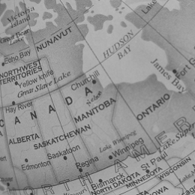
#> input picture Lab-5/Globe.png, 195 x 195 px
$ jupyter execute --allow-errors 'PA(5)_EE21S062.ipynb'   (shell and % lines are left out)   (older library calls are emulated)
#> lines starting #> are read from the running program, lines starting #| are printed output that depends on the picture
[cell 1]
# Importing necessary libraries
import cv2
import numpy as np
import math as m
import random

[cell 2]
from matplotlib import pyplot as plt

[cell 3]
img_globe=cv2.imread("Globe.png",0)
#> img_globe is the input picture: shape (195, 195); min 47, max 185, mean 146.4
img_nautilus=cv2.imread("Nautilus.png",0)

[cell 4]
def window_sizes(sigma):

    w = np.ceil(6*sigma)
    try:

        w[w % 2 == 0]+=1
        return w.astype(np.int)
    except:

        if w % 2 == 0:
            w += 1
        return int(w)

[cell 5]
def zero_pad_image(image, w):

    [x, y] = np.shape(image)

    d = w//2

    zero_padded_image = np.zeros((x+2*d, y+2*d))

    zero_padded_image[d:-d, d:-d] = image
    return zero_padded_image

[cell 6]
def gaussian_kernel(w, sigma):
    d = w//2

    blur_kernel = np.zeros((w, w))
    if w == 1:
        return np.ones((w, w))
    for i in range(w):
        for j in range(w):

            blur_kernel[i, j] = np.exp((-(i-d)**2-(j-d)**2)/(2*(sigma**2)))

    blur_kernel = blur_kernel/np.sum(blur_kernel)
    return blur_kernel

[cell 7]
def get_A_B(N, s_0, s_N_by_2):
    A = s_N_by_2
    B = N**2/(2*np.log(A/s_0))
    return A, B

[cell 8]
def sigma_mat(A, B, N):
    a = np.arange(N)
    # use meshgrid to avoid double for loops
    [x,y] = np.meshgrid(a,a)

    return A*(np.exp(-((x-N/2)**2+(y-N/2)**2)/B))

[cell 9]
def space_variant_blur(image, sigma_matrix):

    [x, y] = np.shape(image)

    assert np.shape(image) == np.shape(sigma_matrix), "sigma matrix and image of different shape"

    w_vals = window_sizes(sigma_matrix)

    max_w = np.max(w_vals)
    pad = max_w//2

    padded_image = zero_pad_image(image, max_w)

    kernels = {}

    final_image = np.zeros_like(padded_image)
    print(f"Performing space-varying blur...")
    for i in range(pad, x+pad):
        for j in range(pad, x+pad):

            sigma = sigma_matrix[i-pad, j-pad]
            intensity = image[i-pad, j-pad]

            if sigma in kernels.keys():
                w, d, kernel = kernels[sigma]

            else:
                w = w_vals[i-pad, j-pad]
                d=w//2
                kernel = gaussian_kernel(w, sigma)
                kernels[sigma] = (w, d, kernel)

            final_image[i-d:i+d+1, j-d:j+d+1] += intensity*kernel

    return final_image[pad:-pad, pad:-pad]

### Question 1

[cell 10]
# read the image
img1 = cv2.imread("Globe.png",0)
# get the image shape
[x, y] = np.shape(img1)
#> x = 195; y = 195
# initial conditions
s_mid = 2.0
s_0 = 0.01
# get A and B values
[A, B] = get_A_B(x, s_0, s_mid)
#> A = 2; B = 3588.4
# form the blur matrix
sigma_matrix = sigma_mat(A, B, x)
# get the blurred image
blurred = space_variant_blur(img1, sigma_matrix)
#> in window_sizes, `w = np.ceil(6*sigma)`:
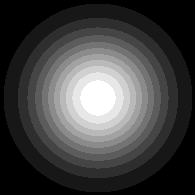
#> w: shape (195, 195) float64; min 1, max 12, mean 3.91; drawn with min black and max white
#> in window_sizes, `return w.astype(np.int)`:
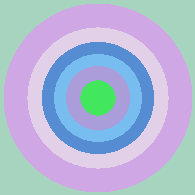
#> returned value: shape (195, 195) int64; 7 distinct labels, from 1 to 13; one colour per label, 0 black
#> in space_variant_blur, `max_w = np.max(w_vals)`: max_w = 13
#> in space_variant_blur, `pad = max_w//2`: pad = 6
#> in zero_pad_image, `zero_padded_image[d:-d, d:-d] = image`:
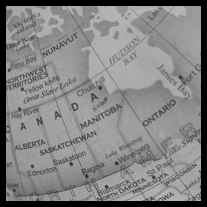
#> zero_padded_image: shape (207, 207) float64; min 0, max 185, mean 129.9

[cell 11]
fig = plt.figure(figsize=(10, 10))
fig.add_subplot(1, 2, 1)
plt.imshow(img_globe,cmap="gray")
fig = plt.figure(figsize=(10, 10))
fig.add_subplot(1, 2, 2)
plt.imshow(blurred,cmap="gray")

### Question 2

#> (a cell that did not finish here is left out)

#> (a cell that did not finish here is left out)

[cell 14]
def convolve2D(image,kernel):

    if kernel.shape==(1,): #Returns the image if sigma=0
        return image

    kernel = np.flipud(np.fliplr(kernel)) #flipping the kernel

    kshape=kernel.shape[0]
    xImgShape = image.shape[0]
    yImgShape = image.shape[1]


    padding=kshape//2 #Calculating extra zeros to pad in the image

    xout=xImgShape+2*padding
    yout=yImgShape+2*padding


    output = np.zeros((xout,yout))
    output[padding:-padding,padding:-padding]=image

    output_image = np.zeros((xImgShape,yImgShape))

    for x in range(padding,image.shape[0]+padding):
        for y in range(padding,image.shape[1]+padding):
            output_image[x-padding,y-padding]=(kernel * output[x-padding: x + padding+1, y-padding: y + padding+1]).sum()

    return output_image

[cell 15]
def kernel(sigma):#Returns the kernel matrix for a corresponding sigma
    if (sigma==0):
        return np.array([1])
    limit=m.ceil(6*sigma+1)
    if limit%2==0:
        limit=limit+1

    kernel_matrix=np.zeros((limit,limit))
    ran=limit/2
    ran=m.floor(ran)
    x,y=-ran,ran
    sum=0
    for i in range(limit):
        for j in range(limit):
            kernel_matrix[i][j]=m.exp(-((x)**2+(y)**2)/(2*sigma**2))/(2*m.pi*sigma**2)
            x=x+1
        y=y-1
        x=-ran

    su=np.sum(kernel_matrix)
    kernel_matrix=kernel_matrix/su

    return kernel_matrix

[cell 16]
sigma=1
#> (the rest of this cell did not finish here and is left out)
